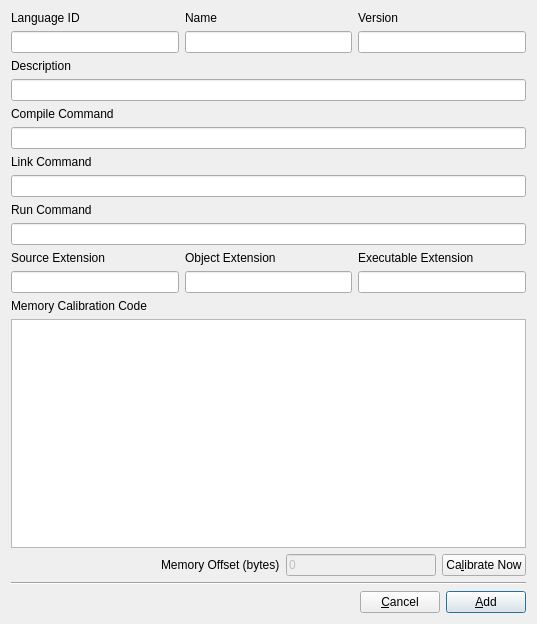
<?xml version="1.0" encoding="UTF-8"?>
<ui version="4.0">
 <class>addEditLanguage</class>
 <widget class="QDialog" name="addEditLanguage">
  <property name="geometry">
   <rect>
    <x>0</x>
    <y>0</y>
    <width>537</width>
    <height>624</height>
   </rect>
  </property>
  <property name="windowTitle">
   <string>Add Language</string>
  </property>
  <layout class="QVBoxLayout" name="verticalLayout_12">
   <item>
    <layout class="QHBoxLayout" name="horizontalLayout_2">
     <item>
      <layout class="QVBoxLayout" name="verticalLayout_3">
       <item>
        <widget class="QLabel" name="label">
         <property name="text">
          <string>Language ID</string>
         </property>
        </widget>
       </item>
       <item>
        <widget class="QLineEdit" name="langID"/>
       </item>
      </layout>
     </item>
     <item>
      <layout class="QVBoxLayout" name="verticalLayout_4">
       <item>
        <widget class="QLabel" name="label_2">
         <property name="text">
          <string>Name</string>
         </property>
        </widget>
       </item>
       <item>
        <widget class="QLineEdit" name="langName"/>
       </item>
      </layout>
     </item>
     <item>
      <layout class="QVBoxLayout" name="verticalLayout_5">
       <item>
        <widget class="QLabel" name="label_3">
         <property name="text">
          <string>Version</string>
         </property>
        </widget>
       </item>
       <item>
        <widget class="QLineEdit" name="langVersion"/>
       </item>
      </layout>
     </item>
    </layout>
   </item>
   <item>
    <layout class="QVBoxLayout" name="verticalLayout_6">
     <item>
      <widget class="QLabel" name="label_4">
       <property name="text">
        <string>Description</string>
       </property>
      </widget>
     </item>
     <item>
      <widget class="QLineEdit" name="langDesc"/>
     </item>
    </layout>
   </item>
   <item>
    <layout class="QVBoxLayout" name="verticalLayout_7">
     <item>
      <widget class="QLabel" name="label_5">
       <property name="text">
        <string>Compile Command</string>
       </property>
      </widget>
     </item>
     <item>
      <widget class="QLineEdit" name="langCompile">
       <property name="toolTip">
        <string>&lt;!DOCTYPE HTML PUBLIC &quot;-//W3C//DTD HTML 4.0//EN&quot; &quot;http://www.w3.org/TR/REC-html40/strict.dtd&quot;&gt;
&lt;html&gt;&lt;head&gt;&lt;meta name=&quot;qrichtext&quot; content=&quot;1&quot; /&gt;&lt;style type=&quot;text/css&quot;&gt;
p, li { white-space: pre-wrap; }
&lt;/style&gt;&lt;/head&gt;&lt;body style=&quot; font-family:'DejaVu Sans'; font-size:9pt; font-weight:400; font-style:normal;&quot;&gt;
&lt;p style=&quot; margin-top:0px; margin-bottom:0px; margin-left:0px; margin-right:0px; -qt-block-indent:0; text-indent:0px;&quot;&gt;Compile command with fullpath using &lt;span style=&quot; font-weight:600;&quot;&gt;$source&lt;/span&gt; and &lt;span style=&quot; font-weight:600;&quot;&gt;$target&lt;/span&gt; where the actual filenames should be inserted.&lt;/p&gt;&lt;/body&gt;&lt;/html&gt;</string>
       </property>
      </widget>
     </item>
    </layout>
   </item>
   <item>
    <layout class="QVBoxLayout" name="verticalLayout_8">
     <item>
      <widget class="QLabel" name="label_6">
       <property name="text">
        <string>Link Command</string>
       </property>
      </widget>
     </item>
     <item>
      <widget class="QLineEdit" name="langLink">
       <property name="toolTip">
        <string>&lt;!DOCTYPE HTML PUBLIC &quot;-//W3C//DTD HTML 4.0//EN&quot; &quot;http://www.w3.org/TR/REC-html40/strict.dtd&quot;&gt;
&lt;html&gt;&lt;head&gt;&lt;meta name=&quot;qrichtext&quot; content=&quot;1&quot; /&gt;&lt;style type=&quot;text/css&quot;&gt;
p, li { white-space: pre-wrap; }
&lt;/style&gt;&lt;/head&gt;&lt;body style=&quot; font-family:'DejaVu Sans'; font-size:9pt; font-weight:400; font-style:normal;&quot;&gt;
&lt;p style=&quot; margin-top:0px; margin-bottom:0px; margin-left:0px; margin-right:0px; -qt-block-indent:0; text-indent:0px;&quot;&gt;Link command with fullpath using &lt;span style=&quot; font-weight:600;&quot;&gt;$source&lt;/span&gt; and &lt;span style=&quot; font-weight:600;&quot;&gt;$target&lt;/span&gt; where the actual filenames should be inserted.&lt;/p&gt;&lt;/body&gt;&lt;/html&gt;</string>
       </property>
      </widget>
     </item>
    </layout>
   </item>
   <item>
    <layout class="QVBoxLayout" name="verticalLayout_9">
     <item>
      <widget class="QLabel" name="label_7">
       <property name="text">
        <string>Run Command</string>
       </property>
      </widget>
     </item>
     <item>
      <widget class="QLineEdit" name="langRun">
       <property name="toolTip">
        <string>&lt;!DOCTYPE HTML PUBLIC &quot;-//W3C//DTD HTML 4.0//EN&quot; &quot;http://www.w3.org/TR/REC-html40/strict.dtd&quot;&gt;
&lt;html&gt;&lt;head&gt;&lt;meta name=&quot;qrichtext&quot; content=&quot;1&quot; /&gt;&lt;style type=&quot;text/css&quot;&gt;
p, li { white-space: pre-wrap; }
&lt;/style&gt;&lt;/head&gt;&lt;body style=&quot; font-family:'DejaVu Sans'; font-size:9pt; font-weight:400; font-style:normal;&quot;&gt;
&lt;p style=&quot; margin-top:0px; margin-bottom:0px; margin-left:0px; margin-right:0px; -qt-block-indent:0; text-indent:0px;&quot;&gt;Run command with fullpath using &lt;span style=&quot; font-weight:600;&quot;&gt;$source&lt;/span&gt; where the actual filename should be inserted. If the filename is an executable by itself, put it as &lt;span style=&quot; font-weight:600;&quot;&gt;./$source&lt;/span&gt;.&lt;/p&gt;&lt;/body&gt;&lt;/html&gt;</string>
       </property>
      </widget>
     </item>
    </layout>
   </item>
   <item>
    <layout class="QHBoxLayout" name="horizontalLayout_3">
     <item>
      <layout class="QVBoxLayout" name="verticalLayout_10">
       <item>
        <widget class="QLabel" name="label_8">
         <property name="text">
          <string>Source Extension</string>
         </property>
        </widget>
       </item>
       <item>
        <widget class="QLineEdit" name="langSrcExt">
         <property name="toolTip">
          <string>&lt;!DOCTYPE HTML PUBLIC &quot;-//W3C//DTD HTML 4.0//EN&quot; &quot;http://www.w3.org/TR/REC-html40/strict.dtd&quot;&gt;
&lt;html&gt;&lt;head&gt;&lt;meta name=&quot;qrichtext&quot; content=&quot;1&quot; /&gt;&lt;style type=&quot;text/css&quot;&gt;
p, li { white-space: pre-wrap; }
&lt;/style&gt;&lt;/head&gt;&lt;body style=&quot; font-family:'DejaVu Sans'; font-size:9pt; font-weight:400; font-style:normal;&quot;&gt;
&lt;p style=&quot; margin-top:0px; margin-bottom:0px; margin-left:0px; margin-right:0px; -qt-block-indent:0; text-indent:0px;&quot;&gt;Source extension &lt;span style=&quot; font-weight:600;&quot;&gt;without&lt;/span&gt; the leading dot.&lt;/p&gt;&lt;/body&gt;&lt;/html&gt;</string>
         </property>
        </widget>
       </item>
      </layout>
     </item>
     <item>
      <layout class="QVBoxLayout" name="verticalLayout_11">
       <item>
        <widget class="QLabel" name="label_9">
         <property name="text">
          <string>Object Extension</string>
         </property>
        </widget>
       </item>
       <item>
        <widget class="QLineEdit" name="langObjExt">
         <property name="toolTip">
          <string>&lt;!DOCTYPE HTML PUBLIC &quot;-//W3C//DTD HTML 4.0//EN&quot; &quot;http://www.w3.org/TR/REC-html40/strict.dtd&quot;&gt;
&lt;html&gt;&lt;head&gt;&lt;meta name=&quot;qrichtext&quot; content=&quot;1&quot; /&gt;&lt;style type=&quot;text/css&quot;&gt;
p, li { white-space: pre-wrap; }
&lt;/style&gt;&lt;/head&gt;&lt;body style=&quot; font-family:'DejaVu Sans'; font-size:9pt; font-weight:400; font-style:normal;&quot;&gt;
&lt;p style=&quot; margin-top:0px; margin-bottom:0px; margin-left:0px; margin-right:0px; -qt-block-indent:0; text-indent:0px;&quot;&gt;Object extension &lt;span style=&quot; font-weight:600;&quot;&gt;without&lt;/span&gt; the leading dot.&lt;/p&gt;&lt;/body&gt;&lt;/html&gt;</string>
         </property>
        </widget>
       </item>
      </layout>
     </item>
     <item>
      <layout class="QVBoxLayout" name="verticalLayout">
       <item>
        <widget class="QLabel" name="label_10">
         <property name="text">
          <string>Executable Extension</string>
         </property>
        </widget>
       </item>
       <item>
        <widget class="QLineEdit" name="langExeExt">
         <property name="toolTip">
          <string>&lt;!DOCTYPE HTML PUBLIC &quot;-//W3C//DTD HTML 4.0//EN&quot; &quot;http://www.w3.org/TR/REC-html40/strict.dtd&quot;&gt;
&lt;html&gt;&lt;head&gt;&lt;meta name=&quot;qrichtext&quot; content=&quot;1&quot; /&gt;&lt;style type=&quot;text/css&quot;&gt;
p, li { white-space: pre-wrap; }
&lt;/style&gt;&lt;/head&gt;&lt;body style=&quot; font-family:'DejaVu Sans'; font-size:9pt; font-weight:400; font-style:normal;&quot;&gt;
&lt;p style=&quot; margin-top:0px; margin-bottom:0px; margin-left:0px; margin-right:0px; -qt-block-indent:0; text-indent:0px;&quot;&gt;Executable extension &lt;span style=&quot; font-weight:600;&quot;&gt;without&lt;/span&gt; the leading dot.&lt;/p&gt;&lt;/body&gt;&lt;/html&gt;</string>
         </property>
        </widget>
       </item>
      </layout>
     </item>
    </layout>
   </item>
   <item>
    <layout class="QVBoxLayout" name="verticalLayout_2">
     <item>
      <widget class="QLabel" name="label_11">
       <property name="text">
        <string>Memory Calibration Code</string>
       </property>
      </widget>
     </item>
     <item>
      <widget class="QPlainTextEdit" name="langCalCode">
       <property name="font">
        <font>
         <family>DejaVu Sans Mono</family>
        </font>
       </property>
      </widget>
     </item>
     <item>
      <layout class="QHBoxLayout" name="horizontalLayout_5">
       <item>
        <spacer name="horizontalSpacer_2">
         <property name="orientation">
          <enum>Qt::Horizontal</enum>
         </property>
         <property name="sizeHint" stdset="0">
          <size>
           <width>40</width>
           <height>20</height>
          </size>
         </property>
        </spacer>
       </item>
       <item>
        <widget class="QLabel" name="label_12">
         <property name="text">
          <string>Memory Offset (bytes)</string>
         </property>
        </widget>
       </item>
       <item>
        <widget class="QLineEdit" name="langMemOffset">
         <property name="enabled">
          <bool>false</bool>
         </property>
         <property name="text">
          <string>0</string>
         </property>
        </widget>
       </item>
       <item>
        <widget class="QPushButton" name="calibrateButton">
         <property name="text">
          <string>Ca&amp;librate Now</string>
         </property>
        </widget>
       </item>
      </layout>
     </item>
    </layout>
   </item>
   <item>
    <widget class="Line" name="line">
     <property name="orientation">
      <enum>Qt::Horizontal</enum>
     </property>
    </widget>
   </item>
   <item>
    <layout class="QHBoxLayout" name="horizontalLayout">
     <item>
      <spacer name="horizontalSpacer">
       <property name="orientation">
        <enum>Qt::Horizontal</enum>
       </property>
       <property name="sizeHint" stdset="0">
        <size>
         <width>40</width>
         <height>20</height>
        </size>
       </property>
      </spacer>
     </item>
     <item>
      <widget class="QPushButton" name="cancelButton">
       <property name="text">
        <string>&amp;Cancel</string>
       </property>
      </widget>
     </item>
     <item>
      <widget class="QPushButton" name="addButton">
       <property name="text">
        <string>&amp;Add</string>
       </property>
       <property name="default">
        <bool>true</bool>
       </property>
      </widget>
     </item>
    </layout>
   </item>
  </layout>
 </widget>
 <resources/>
 <connections/>
</ui>
